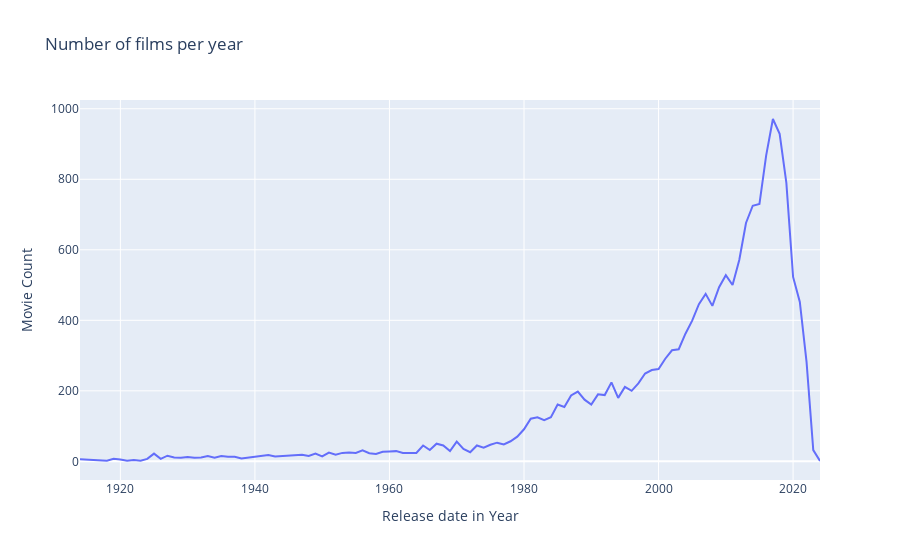

This figure's notebook cell:
### Code cell
# Count no.of films released per year and sort the years in ascending order
# Do this for both Train and Test Sets
d1 = df['release_date_year'].value_counts().sort_index()


# x values are years, and y values are movie counts, name=legend
data = go.Scatter(x=d1.index, y=d1.values, name='movies data')

layout = go.Layout(title = "Number of films per year", xaxis_title = 'Release date in Year',yaxis_title = 'Movie Count')
py.iplot(dict(data=data, layout=layout))

### Figure 1 — Plotly figure (JSON) as saved in the notebook; plotly's stock layout.template omitted (floating-point values rounded to 4 significant figures)
{"data": [{"name": "movies data", "type": "scatter", "x": [1914, 1915, 1916, 1918, 1919, 1920, 1921, 1922, 1923, 1924, 1925, 1926, 1927, 1928, 1929, 1930, 1931, 1932, 1933, 1934, 1935, 1936, 1937, 1938, 1939, 1940, 1941, 1942, 1943, 1944, 1945, 1946, 1947, 1948, 1949, 1950, 1951, 1952, 1953, 1954, 1955, 1956, 1957, 1958, 1959, 1960, 1961, 1962, 1963, 1964, 1965, 1966, 1967, 1968, 1969, 1970, 1971, 1972, 1973, 1974, 1975, 1976, 1977, 1978, 1979, 1980, 1981, 1982, 1983, 1984, 1985, 1986, 1987, 1988, 1989, 1990, 1991, 1992, 1993, 1994, 1995, 1996, 1997, 1998, 1999, 2000, 2001, 2002, 2003, 2004, 2005, 2006, 2007, 2008, 2009, 2010, 2011, 2012, 2013, 2014, 2015, 2016, 2017, 2018, 2019, 2020, 2021, 2022, 2023, 2024], "y": [6, 4, 4, 2, 7, 5, 2, 4, 2, 7, 22, 7, 16, 11, 10, 12, 10, 11, 15, 10, 15, 13, 13, 8, 10, 13, 15, 18, 14, 15, 17, 18, 19, 15, 22, 14, 25, 19, 24, 25, 24, 31, 23, 21, 27, 28, 29, 24, 25, 24, 45, 32, 50, 45, 29, 56, 35, 26, 45, 39, 47, 53, 48, 57, 70, 91, 121, 125, 117, 125, 161, 154, 187, 198, 175, 161, 190, 188, 224, 180, 211, 200, 221, 249, 259, 262, 291, 315, 318, 362, 399, 446, 475, 441, 494, 528, 500, 571, 676, 725, 730, 868, 971, 929, 790, 523, 452, 282, 32, 1]}], "layout": {"title": {"text": "Number of films per year"}, "xaxis": {"title": {"text": "Release date in Year"}}, "yaxis": {"title": {"text": "Movie Count"}}}}
